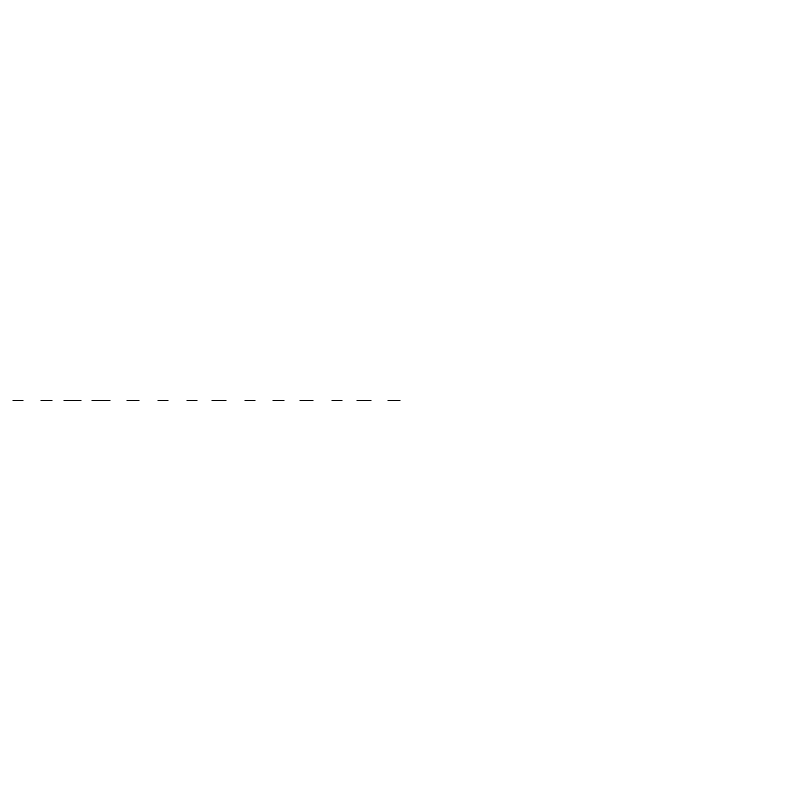
Frame 1 (no input)
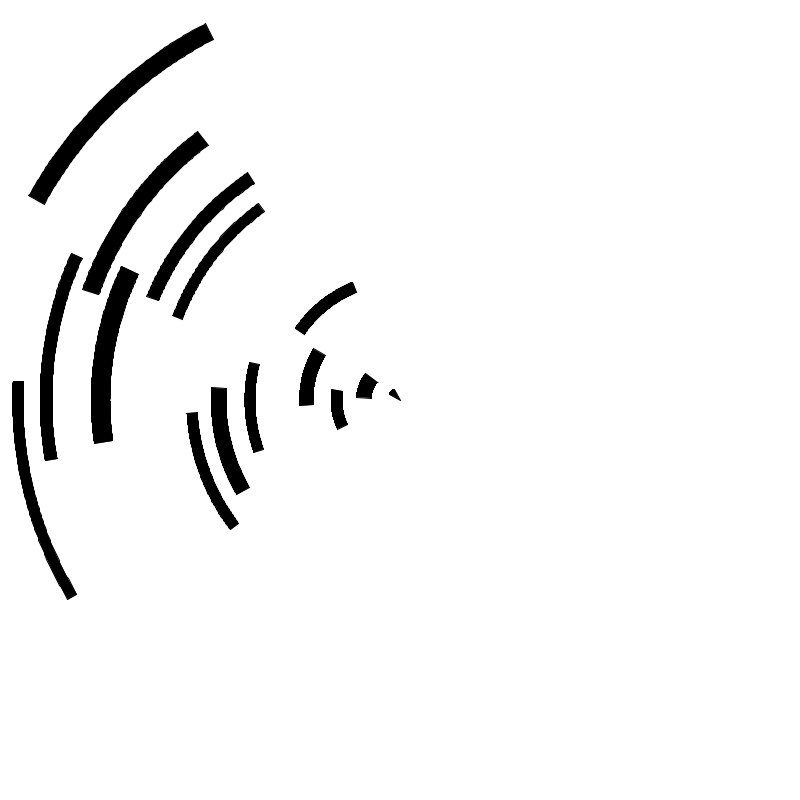
Frame 60 (the mouse pressed at the canvas centre just before this capture)
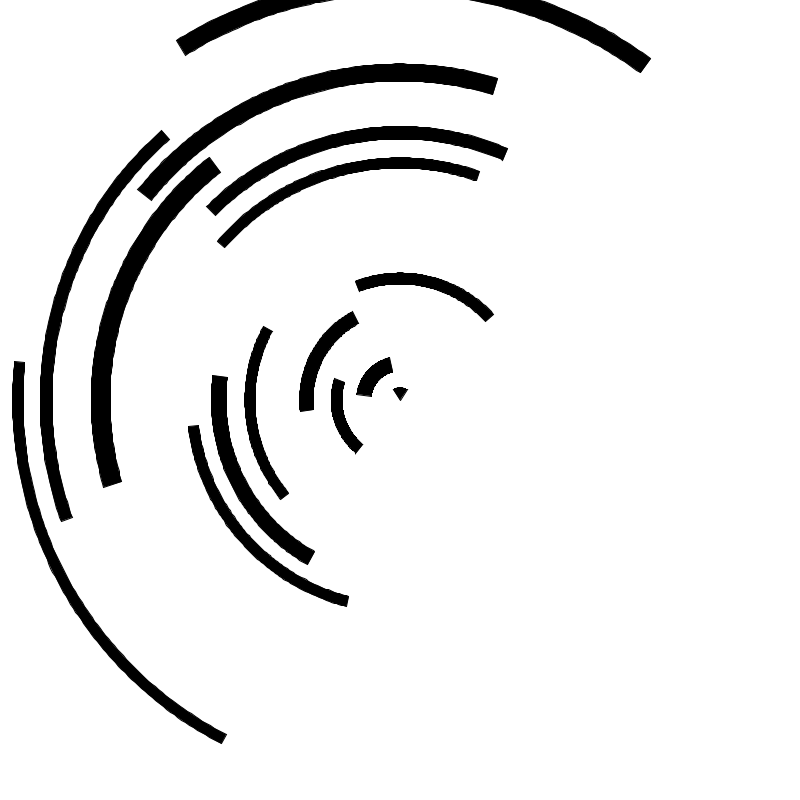
Frame 120 (the mouse held since frame 60 and released just before this capture)

The Processing sketch that drew these frames (run headless with seeded random() and noise(); from frame 60 on, the mouse is pressed at the canvas centre):

// Processing sketch: semi_animation_4
// ── semi_animation_4.pde
ArrayList <Semi> semis;

int numSemis = 15;

float delta;
float space = 3;

float Xc;
float Yc;
float a = 0;
float speed;

Semi semi1;
//center x,y, radius,Radius, rotation, num

void setup() {
   size(800,800);
   frameRate(120);
   
   semis = new ArrayList<Semi>();
   
   delta = (width/2)/numSemis;
   
   Xc = width/2;
   Yc = height/2;
   
   semi1 = new Semi(width/2,height/2,80,100,180,100);
   
   for(int i = 0; i < numSemis; i++) {     
      semis.add(new Semi(0,0,i*space + i*delta, i*space+i*delta+delta,180,100));
   }   
   
}

void draw() {
   background(255);
   //semi1.display();
   for(int i = 1; i <= numSemis; i++) {     
      
      
      semis.get(i-1).display();
      
   }
   
}

// ── Semi.pde
class Semi {
   //center x,y, radius, rotation, num
   float Xc,Yc,r,R,rot;
   int num;
   
   float a,neg,speed;
   float smol;
   Semi(float testXc, float testYc, float testr, float testR, float testrot, int testnum) {
      
      Xc = testXc;
      Yc = testYc;
      r = testr;
      R = testR;
      R = r + random(10,20);
      rot = testrot;
      num = testnum;
      a = 0;
      neg = random(-1,1);
      if(neg == 0)
      neg = 1;
      speed = random(80,100);
      smol = 0;
   }
   
   
   void display(){
      
      float angle;
      float[] x1 = new float[num+1];
      float[] y1 = new float[num+1];
      
      float[] x2 = new float[num+1];
      float[] y2 = new float[num+1];
      
      
      
      for(int i=0; i < x1.length; i++){
         angle = (smol/num)* i;
         x1[i] = -cos(angle) * r;
         y1[i] = sin(angle) * r;
         x2[i] = -cos(angle) * R;
         y2[i] = sin(angle) * R;
      }
      fill(0);
      beginShape();
      pushMatrix();
      translate(width/2,height/2);
      
      rotate(neg*a/speed);
      
      
      for(int i=0; i < x1.length; i++){
         vertex(Xc+x1[i],Yc-y1[i]);
      }
      
      for(int i=x1.length-1; i >= 0; i--){
         vertex(Xc+x2[i],Yc-y2[i]);
      }
      
      endShape(CLOSE);
      
      popMatrix();
      
      a++;
      smol = smol + 0.01;
      
   }
}
